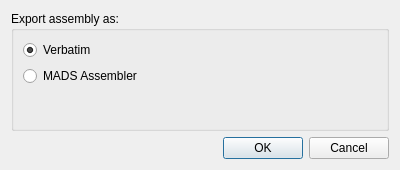
<?xml version="1.0" encoding="UTF-8"?>
<ui version="4.0">
 <class>exportAssemblyWindow</class>
 <widget class="QDialog" name="exportAssemblyWindow">
  <property name="geometry">
   <rect>
    <x>0</x>
    <y>0</y>
    <width>400</width>
    <height>170</height>
   </rect>
  </property>
  <property name="windowTitle">
   <string>Dialog</string>
  </property>
  <layout class="QGridLayout" name="gridLayout">
   <item row="0" column="0">
    <widget class="QGroupBox" name="groupBox">
     <property name="title">
      <string>Export assembly as:</string>
     </property>
     <layout class="QVBoxLayout" name="verticalLayout">
      <item>
       <widget class="QRadioButton" name="verbatim">
        <property name="text">
         <string>Verbatim</string>
        </property>
        <property name="checked">
         <bool>true</bool>
        </property>
       </widget>
      </item>
      <item>
       <widget class="QRadioButton" name="mads_assembler">
        <property name="text">
         <string>MADS Assembler</string>
        </property>
       </widget>
      </item>
      <item>
       <spacer name="verticalSpacer">
        <property name="orientation">
         <enum>Qt::Vertical</enum>
        </property>
        <property name="sizeHint" stdset="0">
         <size>
          <width>20</width>
          <height>40</height>
         </size>
        </property>
       </spacer>
      </item>
     </layout>
    </widget>
   </item>
   <item row="1" column="0">
    <widget class="QDialogButtonBox" name="buttonBox">
     <property name="orientation">
      <enum>Qt::Horizontal</enum>
     </property>
     <property name="standardButtons">
      <set>QDialogButtonBox::Cancel|QDialogButtonBox::Ok</set>
     </property>
    </widget>
   </item>
  </layout>
 </widget>
 <resources/>
 <connections>
  <connection>
   <sender>buttonBox</sender>
   <signal>accepted()</signal>
   <receiver>exportAssemblyWindow</receiver>
   <slot>accept()</slot>
   <hints>
    <hint type="sourcelabel">
     <x>248</x>
     <y>254</y>
    </hint>
    <hint type="destinationlabel">
     <x>157</x>
     <y>274</y>
    </hint>
   </hints>
  </connection>
  <connection>
   <sender>buttonBox</sender>
   <signal>rejected()</signal>
   <receiver>exportAssemblyWindow</receiver>
   <slot>reject()</slot>
   <hints>
    <hint type="sourcelabel">
     <x>316</x>
     <y>260</y>
    </hint>
    <hint type="destinationlabel">
     <x>286</x>
     <y>274</y>
    </hint>
   </hints>
  </connection>
 </connections>
</ui>
